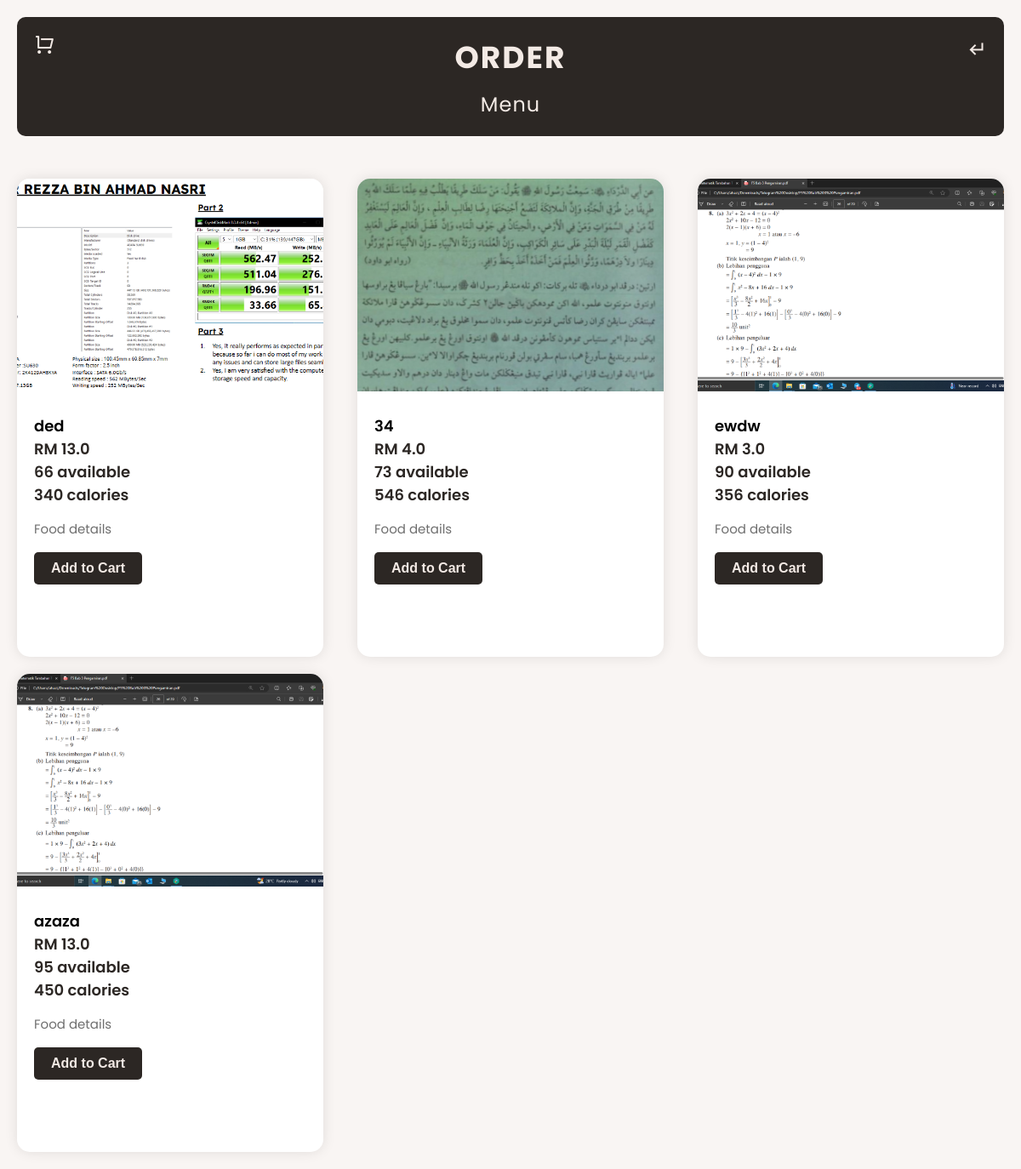
The page /foodorder (signed in) on the database its author committed.
### website/models.py (models this page shows)
class Product(db.Model):
    __tablename__ = 'product'
    id = db.Column(db.Integer, primary_key=True)
    product_name = db.Column(db.String(100), unique=True, nullable=False)
    product_price = db.Column(db.Float, nullable=False)
    in_stock = db.Column(db.Integer, nullable=False)
    product_picture = db.Column(db.String(1000), unique=True, nullable=False)
    product_calorie = db.Column(db.Integer, nullable=False)
    date_added = db.Column(db.DateTime, default=datetime.utcnow)
    carts = db.relationship('Cart', backref=db.backref('product', lazy=True))
    orders = db.relationship('Order', backref=db.backref('product', lazy=True))

### website/views.py (the view)
@views.route('/foodorder')
@login_required
def foodorder():
    foods = Product.query.order_by(Product.date_added).all()
    return render_template("foodorder.html", foods=foods, cart=Cart.query.filter_by(customer_link=current_user.id).all()
                           if current_user.is_authenticated else [])

### website/__init__.py (called while the page is built)
def create_app():
    app = Flask(__name__)
    app.config['SECRET KEY'] = 'ayamgoreng'
    app.secret_key = 'ayamgoreng'
    app.config['SQLALCHEMY_DATABASE_URI'] = f'sqlite:///{DB_NAME}'
    db.init_app(app)
    @app.errorhandler(404)
    def page_not_found(error):
        return render_template('404.html')
    from .views import views
    from .auth import auth
    from .admin import admin
    from .models import User
    app.register_blueprint(views, url_prefix = '/')
    app.register_blueprint(auth, url_prefix = '/')
    app.register_blueprint(admin, url_prefix = '/')
    from .models import User
    with app.app_context():
        db.create_all()
    login_manager = LoginManager()
    login_manager.login_view = "auth.userauth"
    login_manager.init_app(app)
    @login_manager.user_loader
    def load_user(id):
        return User.query.get(int(id))
    return app

### website/templates/foodorder.html (shortened to what this page needs)
<!DOCTYPE html>
<html lang="en">
<head>
    <link href="https://cdn.jsdelivr.net/npm/remixicon@4.2.0/fonts/remixicon.css" rel="stylesheet"/>
    <link rel="stylesheet" href="/static/style_foodorder.css"/>
</head>
<body>
    <div class="menu">
        <div class="heading">
            <div class="cart_icon">
                {% if cart | length < 1 %}
                <a href="/cart"><i class="ri-shopping-cart-line"></i></a>
                {% else %}
                <a href="/cart"><i class="ri-shopping-cart-line"></i><span class="cart-count">{{ cart | length }}</span></a>
                {% endif %}
            </div>
            <h1>Order</h1>
            <h3>Menu</h3>
            <div class="back-button">
                <a href="/home"><i class="ri-corner-down-left-line"></i></a>
            </div>
        </div>
        {% for food in foods %}
        <div class="food-items">
            <ul>
                <li class="food-listing">
                    <img src="{{ food.product_picture }}">
                    <div class="details">
                        <div class="details-sub">
                            <h5>{{ food.product_name }}</h5>
                            <h5 class="price">RM {{ food.product_price }}</h5>
                            <h6 class="stock">{{ food.in_stock }} available</h6>
                            <h6 class="calorie">{{ food.product_calorie }} calories</h6>
                        </div>
                        <p>Food details</p>
                        <a href="/cart/{{ food.id }}"><button>Add to Cart</button></a>
                    </div>
                </li>
            </ul>
        </div>
        {% endfor %}
    </div>
</body>
</html>

### website/static/style_foodorder.css (style rules this page uses)
* { padding: 0; margin: 0; box-sizing: border-box; }
body { background: #f9f5f3; font-family: 'Poppins', sans-serif; }
.menu { padding: 20px; display: grid; grid-template-columns: repeat(auto-fit, minmax(350px, 1fr)); grid-gap: 20px 40px; }
.heading { background: #2c2724; color: #f3eae5; margin-bottom: 30px; padding: 20px; grid-column: 1 / -1; text-align: center; position: relative; border-radius: 10px; }
.heading h1 { font-weight: 700; font-size: 36px; letter-spacing: 2px; margin-bottom: 10px; text-transform: uppercase; }
.heading h3 { font-weight: 400; font-size: 24px; letter-spacing: 1px; }
.cart_icon { position: absolute; top: 20px; left: 20px; font-size: 24px; }
.cart_icon a { color: #f3eae5; text-decoration: none; display: flex; align-items: center; }
.back-button { position: absolute; top: 20px; right: 20px; font-size: 24px; }
.back-button a { color: #f3eae5; text-decoration: none; }
.food-items { display: grid; position: relative; grid-template-rows: auto 1fr; border-radius: 15px; box-shadow: 0 0 15px rgba(0, 0, 0, 0.1); transition: 0.2s ease-in-out; background-color: #fff; }
.food-items img { width: 100%; height: 250px; border-radius: 15px 15px 0 0; object-fit: cover; }
.food-listing { list-style: none; }
.details { padding: 20px; display: grid; grid-template-rows: auto auto 1fr 50px; grid-gap: 15px; }
.details-sub { display: grid; grid-template-rows: repeat(4, auto); }
.details-sub h5, .details-sub h6 { font-weight: 600; font-size: 18px; }
.price, .stock, .calorie { font-size: 16px; color: #2c2724; }
.details p { color: #6f6f6f; font-size: 15px; line-height: 24px; font-weight: 400; }
.details button { background-color: #2c2724; border: none; color: #f3eae5; font-size: 16px; font-weight: 600; border-radius: 5px; padding: 10px 20px; cursor: pointer; transition: background-color 0.3s; }

### rows shown on the page
Product: product_picture (picture), product_name "ded", product_price "13.0", in_stock "66", product_calorie "340"
Product: product_picture (picture), product_name "34", product_price "4.0", in_stock "73", product_calorie "546"
Product: product_picture (picture), product_name "ewdw", product_price "3.0", in_stock "90", product_calorie "356"
Product: product_picture (picture), product_name "azaza", product_price "13.0", in_stock "95", product_calorie "450"
